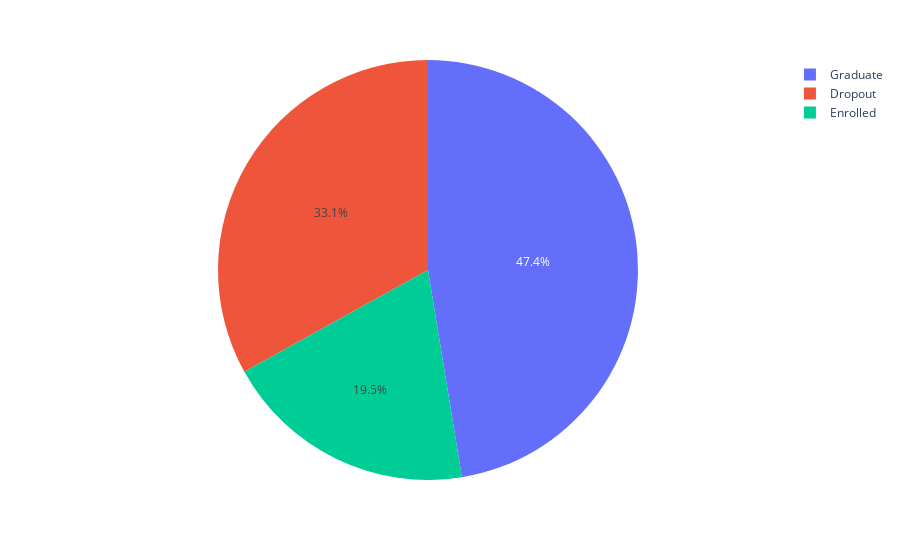

Notebook code cell kept with this figure:
### Code cell
# Show label distrubtuion
fig = px.pie(labels, names='Target')
fig.show()

### Figure 1 — Plotly figure (JSON) as saved in the notebook; plotly's stock layout.template omitted (floating-point values rounded to 4 significant figures; data arrays with more than 128 entries replaced by an {"elided": "..."} marker saying what was removed)
{"data": [{"domain": {"x": [0, 1], "y": [0, 1]}, "hovertemplate": "Target=%{label}<extra></extra>", "labels": {"elided": "76518 str values"}, "legendgroup": "", "name": "", "showlegend": true, "type": "pie"}], "layout": {"legend": {"tracegroupgap": 0}, "margin": {"t": 60}}}
